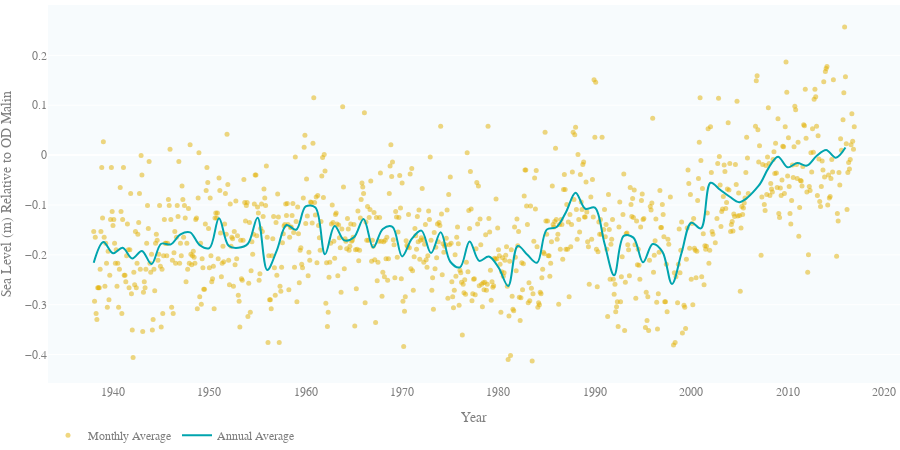

Source (notebook cell):
### Code cell
data_path = DATA_PATH+'Oceanic_Domain/3.4SeaLevel/Figure3.8/'
data_csv = data_path + 'Figure3.8_data.csv'
df = pd.read_csv(data_csv)

annual_df = df[df['mean__annual__sea_surface_height'].notna()]

monthlyTrace = go.Scatter(x=df["datetime"],
                 y=df["mean__monthly__sea_surface_height"],
                 name='Monthly Average',
                mode='markers',
                marker=dict(color=TIMESERIES_COLOR_2,
                            size=5,
                            opacity=0.5),
                hovertemplate='%{x}<br>' +
                        '<b>Monthly Average</b><br>' +
                        'Mean Sea Level: %{y:.2f} m<extra></extra>'
                        )
annualTrace = go.Scatter(x=annual_df["datetime"],
                    y=annual_df["mean__annual__sea_surface_height"],
                    name='Annual Average',
                    mode='lines',
                    line_shape='spline',
                    line=dict(
                            color=TIMESERIES_COLOR_1,
                            width=2),
                    hovertemplate='%{x|%Y}<br>' +
                            '<b>Annual Average</b><br>' +
                            'Mean Sea Level: %{y:.2f} m<extra></extra>'
                            )
figure_3_8=go.Figure(data=[monthlyTrace,annualTrace], layout=TIMESERIES_LAYOUT)
figure_3_8.update_layout(
    yaxis=dict(title='Sea Level (m) Relative to OD Malin'),
    xaxis=dict(title='Year'),
    hovermode='closest')
figure_3_8

### Figure 1 — Plotly figure (JSON) as saved in the notebook; plotly's stock layout.template omitted (floating-point values rounded to 4 significant figures; data arrays with more than 128 entries replaced by an {"elided": "..."} marker saying what was removed)
{"data": [{"hovertemplate": "%{x}<br><b>Monthly Average</b><br>Mean Sea Level: %{y:.2f} m<extra></extra>", "marker": {"color": "#E1AF00", "opacity": 0.5, "size": 5}, "mode": "markers", "name": "Monthly Average", "type": "scatter", "x": {"elided": "924 str values"}, "y": {"elided": "924 float values"}}, {"hovertemplate": "%{x|%Y}<br><b>Annual Average</b><br>Mean Sea Level: %{y:.2f} m<extra></extra>", "line": {"color": "#00a4ae", "shape": "spline", "width": 2}, "mode": "lines", "name": "Annual Average", "type": "scatter", "x": ["1938-01-01", "1939-01-01", "1940-01-01", "1941-01-01", "1942-01-01", "1943-01-01", "1944-01-01", "1945-01-01", "1946-01-01", "1947-01-01", "1948-01-01", "1949-01-01", "1950-01-01", "1951-01-01", "1952-01-01", "1953-01-01", "1954-01-01", "1955-01-01", "1956-01-01", "1957-01-01", "1958-01-01", "1959-01-01", "1960-01-01", "1961-01-01", "1962-01-01", "1963-01-01", "1964-01-01", "1965-01-01", "1966-01-01", "1967-01-01", "1968-01-01", "1969-01-01", "1970-01-01", "1971-01-01", "1972-01-01", "1973-01-01", "1974-01-01", "1975-01-01", "1976-01-01", "1977-01-01", "1978-01-01", "1979-01-01", "1980-01-01", "1981-01-01", "1982-01-01", "1983-01-01", "1984-01-01", "1985-01-01", "1986-01-01", "1987-01-01", "1988-01-01", "1989-01-01", "1990-01-01", "1991-01-01", "1992-01-01", "1993-01-01", "1994-01-01", "1995-01-01", "1996-01-01", "1997-01-01", "1998-01-01", "1999-01-01", "2000-01-01", "2001-01-01", "2002-01-01", "2003-01-01", "2004-01-01", "2005-01-01", "2007-01-01", "2008-01-01", "2009-01-01", "2010-01-01", "2011-01-01", "2012-01-01", "2013-01-01", "2014-01-01", "2015-01-01", "2016-01-01"], "y": [-0.2158, -0.1743, -0.197, -0.1859, -0.2074, -0.1923, -0.2185, -0.1778, -0.179, -0.1588, -0.1549, -0.1807, -0.1866, -0.1268, -0.1819, -0.186, -0.1779, -0.1256, -0.2305, -0.1911, -0.1403, -0.1498, -0.103, -0.1053, -0.1989, -0.142, -0.1711, -0.1649, -0.1281, -0.1855, -0.1481, -0.1438, -0.2032, -0.1683, -0.1515, -0.1966, -0.1549, -0.2139, -0.2252, -0.1732, -0.2122, -0.2035, -0.2253, -0.2626, -0.1822, -0.2001, -0.216, -0.1494, -0.1448, -0.1144, -0.07525, -0.1076, -0.1054, -0.1773, -0.2411, -0.1621, -0.1655, -0.215, -0.1783, -0.1935, -0.2586, -0.1957, -0.1356, -0.1471, -0.05544, -0.06958, -0.08358, -0.09433, -0.0613, -0.0265, -0.003167, -0.0245, -0.01592, -0.021, -0.001833, 0.0104, -0.0051, 0.01542]}], "layout": {"font": {"color": "#7f7f7f", "family": "Arial"}, "height": 450, "hovermode": "closest", "legend": {"bgcolor": "rgba(0,0,0,0)", "itemclick": false, "itemdoubleclick": false, "orientation": "h"}, "margin": {"b": 0, "l": 0, "r": 0, "t": 0}, "paper_bgcolor": "rgba(0,0,0,0)", "plot_bgcolor": "#f7fbfd", "xaxis": {"fixedrange": true, "showgrid": false, "title": {"text": "Year"}}, "yaxis": {"fixedrange": true, "title": {"text": "Sea Level (m) Relative to OD Malin"}}}}
